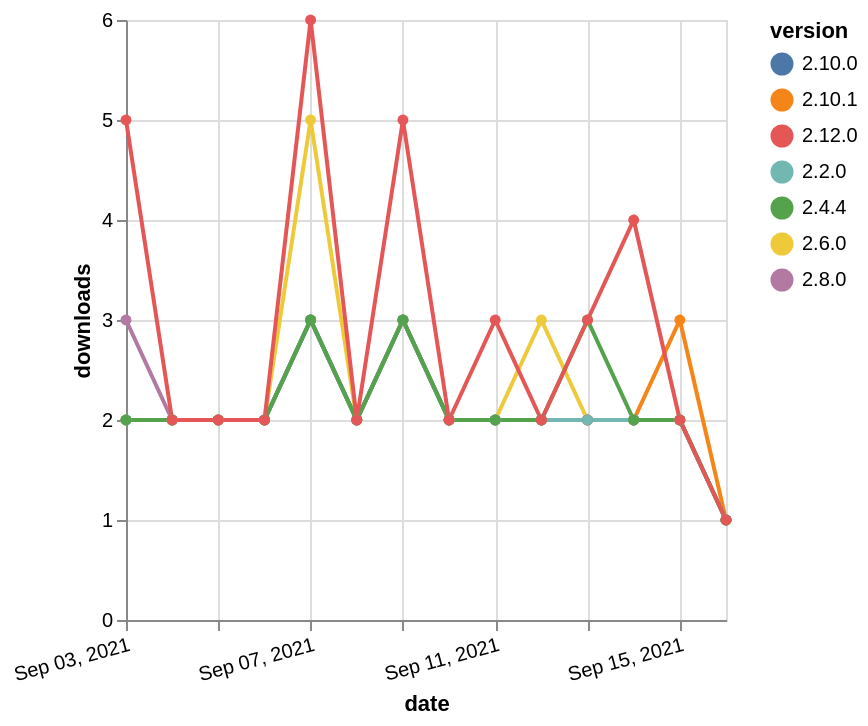

Vega-Lite specification stored for this chart:
### Vega-Lite specification from a JSON file in a GitHub repository (floating-point values rounded to 4 significant figures)
{"$schema": "https://vega.github.io/schema/vega-lite/v5.json", "description": "A simple bar chart with embedded data.", "data": {"values": [{"date": "2021-09-03", "total": 489, "delta": 2, "version": "2.10.1"}, {"date": "2021-09-04", "total": 491, "delta": 2, "version": "2.10.1"}, {"date": "2021-09-05", "total": 493, "delta": 2, "version": "2.10.1"}, {"date": "2021-09-06", "total": 495, "delta": 2, "version": "2.10.1"}, {"date": "2021-09-07", "total": 498, "delta": 3, "version": "2.10.1"}, {"date": "2021-09-08", "total": 500, "delta": 2, "version": "2.10.1"}, {"date": "2021-09-09", "total": 503, "delta": 3, "version": "2.10.1"}, {"date": "2021-09-10", "total": 505, "delta": 2, "version": "2.10.1"}, {"date": "2021-09-11", "total": 507, "delta": 2, "version": "2.10.1"}, {"date": "2021-09-12", "total": 509, "delta": 2, "version": "2.10.1"}, {"date": "2021-09-13", "total": 511, "delta": 2, "version": "2.10.1"}, {"date": "2021-09-14", "total": 513, "delta": 2, "version": "2.10.1"}, {"date": "2021-09-15", "total": 516, "delta": 3, "version": "2.10.1"}, {"date": "2021-09-16", "total": 517, "delta": 1, "version": "2.10.1"}, {"date": "2021-09-03", "total": 1057, "delta": 3, "version": "2.8.0"}, {"date": "2021-09-04", "total": 1059, "delta": 2, "version": "2.8.0"}, {"date": "2021-09-05", "total": 1061, "delta": 2, "version": "2.8.0"}, {"date": "2021-09-06", "total": 1063, "delta": 2, "version": "2.8.0"}, {"date": "2021-09-07", "total": 1066, "delta": 3, "version": "2.8.0"}, {"date": "2021-09-08", "total": 1068, "delta": 2, "version": "2.8.0"}, {"date": "2021-09-09", "total": 1071, "delta": 3, "version": "2.8.0"}, {"date": "2021-09-10", "total": 1073, "delta": 2, "version": "2.8.0"}, {"date": "2021-09-11", "total": 1075, "delta": 2, "version": "2.8.0"}, {"date": "2021-09-12", "total": 1077, "delta": 2, "version": "2.8.0"}, {"date": "2021-09-13", "total": 1079, "delta": 2, "version": "2.8.0"}, {"date": "2021-09-14", "total": 1081, "delta": 2, "version": "2.8.0"}, {"date": "2021-09-15", "total": 1083, "delta": 2, "version": "2.8.0"}, {"date": "2021-09-16", "total": 1084, "delta": 1, "version": "2.8.0"}, {"date": "2021-09-03", "total": 1775, "delta": 2, "version": "2.6.0"}, {"date": "2021-09-04", "total": 1777, "delta": 2, "version": "2.6.0"}, {"date": "2021-09-05", "total": 1779, "delta": 2, "version": "2.6.0"}, {"date": "2021-09-06", "total": 1781, "delta": 2, "version": "2.6.0"}, {"date": "2021-09-07", "total": 1786, "delta": 5, "version": "2.6.0"}, {"date": "2021-09-08", "total": 1788, "delta": 2, "version": "2.6.0"}, {"date": "2021-09-09", "total": 1791, "delta": 3, "version": "2.6.0"}, {"date": "2021-09-10", "total": 1793, "delta": 2, "version": "2.6.0"}, {"date": "2021-09-11", "total": 1795, "delta": 2, "version": "2.6.0"}, {"date": "2021-09-12", "total": 1798, "delta": 3, "version": "2.6.0"}, {"date": "2021-09-13", "total": 1800, "delta": 2, "version": "2.6.0"}, {"date": "2021-09-14", "total": 1802, "delta": 2, "version": "2.6.0"}, {"date": "2021-09-15", "total": 1804, "delta": 2, "version": "2.6.0"}, {"date": "2021-09-16", "total": 1805, "delta": 1, "version": "2.6.0"}, {"date": "2021-09-03", "total": 871, "delta": 2, "version": "2.10.0"}, {"date": "2021-09-04", "total": 873, "delta": 2, "version": "2.10.0"}, {"date": "2021-09-05", "total": 875, "delta": 2, "version": "2.10.0"}, {"date": "2021-09-06", "total": 877, "delta": 2, "version": "2.10.0"}, {"date": "2021-09-07", "total": 880, "delta": 3, "version": "2.10.0"}, {"date": "2021-09-08", "total": 882, "delta": 2, "version": "2.10.0"}, {"date": "2021-09-09", "total": 885, "delta": 3, "version": "2.10.0"}, {"date": "2021-09-10", "total": 887, "delta": 2, "version": "2.10.0"}, {"date": "2021-09-11", "total": 889, "delta": 2, "version": "2.10.0"}, {"date": "2021-09-12", "total": 891, "delta": 2, "version": "2.10.0"}, {"date": "2021-09-13", "total": 893, "delta": 2, "version": "2.10.0"}, {"date": "2021-09-14", "total": 895, "delta": 2, "version": "2.10.0"}, {"date": "2021-09-15", "total": 897, "delta": 2, "version": "2.10.0"}, {"date": "2021-09-16", "total": 898, "delta": 1, "version": "2.10.0"}, {"date": "2021-09-03", "total": 2257, "delta": 2, "version": "2.2.0"}, {"date": "2021-09-04", "total": 2259, "delta": 2, "version": "2.2.0"}, {"date": "2021-09-05", "total": 2261, "delta": 2, "version": "2.2.0"}, {"date": "2021-09-06", "total": 2263, "delta": 2, "version": "2.2.0"}, {"date": "2021-09-07", "total": 2266, "delta": 3, "version": "2.2.0"}, {"date": "2021-09-08", "total": 2268, "delta": 2, "version": "2.2.0"}, {"date": "2021-09-09", "total": 2271, "delta": 3, "version": "2.2.0"}, {"date": "2021-09-10", "total": 2273, "delta": 2, "version": "2.2.0"}, {"date": "2021-09-11", "total": 2275, "delta": 2, "version": "2.2.0"}, {"date": "2021-09-12", "total": 2277, "delta": 2, "version": "2.2.0"}, {"date": "2021-09-13", "total": 2279, "delta": 2, "version": "2.2.0"}, {"date": "2021-09-14", "total": 2281, "delta": 2, "version": "2.2.0"}, {"date": "2021-09-15", "total": 2283, "delta": 2, "version": "2.2.0"}, {"date": "2021-09-16", "total": 2284, "delta": 1, "version": "2.2.0"}, {"date": "2021-09-03", "total": 1820, "delta": 2, "version": "2.4.4"}, {"date": "2021-09-04", "total": 1822, "delta": 2, "version": "2.4.4"}, {"date": "2021-09-05", "total": 1824, "delta": 2, "version": "2.4.4"}, {"date": "2021-09-06", "total": 1826, "delta": 2, "version": "2.4.4"}, {"date": "2021-09-07", "total": 1829, "delta": 3, "version": "2.4.4"}, {"date": "2021-09-08", "total": 1831, "delta": 2, "version": "2.4.4"}, {"date": "2021-09-09", "total": 1834, "delta": 3, "version": "2.4.4"}, {"date": "2021-09-10", "total": 1836, "delta": 2, "version": "2.4.4"}, {"date": "2021-09-11", "total": 1838, "delta": 2, "version": "2.4.4"}, {"date": "2021-09-12", "total": 1840, "delta": 2, "version": "2.4.4"}, {"date": "2021-09-13", "total": 1843, "delta": 3, "version": "2.4.4"}, {"date": "2021-09-14", "total": 1845, "delta": 2, "version": "2.4.4"}, {"date": "2021-09-15", "total": 1847, "delta": 2, "version": "2.4.4"}, {"date": "2021-09-16", "total": 1848, "delta": 1, "version": "2.4.4"}, {"date": "2021-09-03", "total": 265, "delta": 5, "version": "2.12.0"}, {"date": "2021-09-04", "total": 267, "delta": 2, "version": "2.12.0"}, {"date": "2021-09-05", "total": 269, "delta": 2, "version": "2.12.0"}, {"date": "2021-09-06", "total": 271, "delta": 2, "version": "2.12.0"}, {"date": "2021-09-07", "total": 277, "delta": 6, "version": "2.12.0"}, {"date": "2021-09-08", "total": 279, "delta": 2, "version": "2.12.0"}, {"date": "2021-09-09", "total": 284, "delta": 5, "version": "2.12.0"}, {"date": "2021-09-10", "total": 286, "delta": 2, "version": "2.12.0"}, {"date": "2021-09-11", "total": 289, "delta": 3, "version": "2.12.0"}, {"date": "2021-09-12", "total": 291, "delta": 2, "version": "2.12.0"}, {"date": "2021-09-13", "total": 294, "delta": 3, "version": "2.12.0"}, {"date": "2021-09-14", "total": 298, "delta": 4, "version": "2.12.0"}, {"date": "2021-09-15", "total": 300, "delta": 2, "version": "2.12.0"}, {"date": "2021-09-16", "total": 301, "delta": 1, "version": "2.12.0"}]}, "width": "container", "mark": {"type": "line", "point": {"filled": true}}, "encoding": {"x": {"field": "date", "type": "temporal", "timeUnit": "yearmonthdate", "title": "date", "axis": {"labelAngle": -15}}, "y": {"field": "delta", "type": "quantitative", "title": "downloads"}, "color": {"field": "version", "type": "nominal"}, "tooltip": {"field": "delta"}}}
